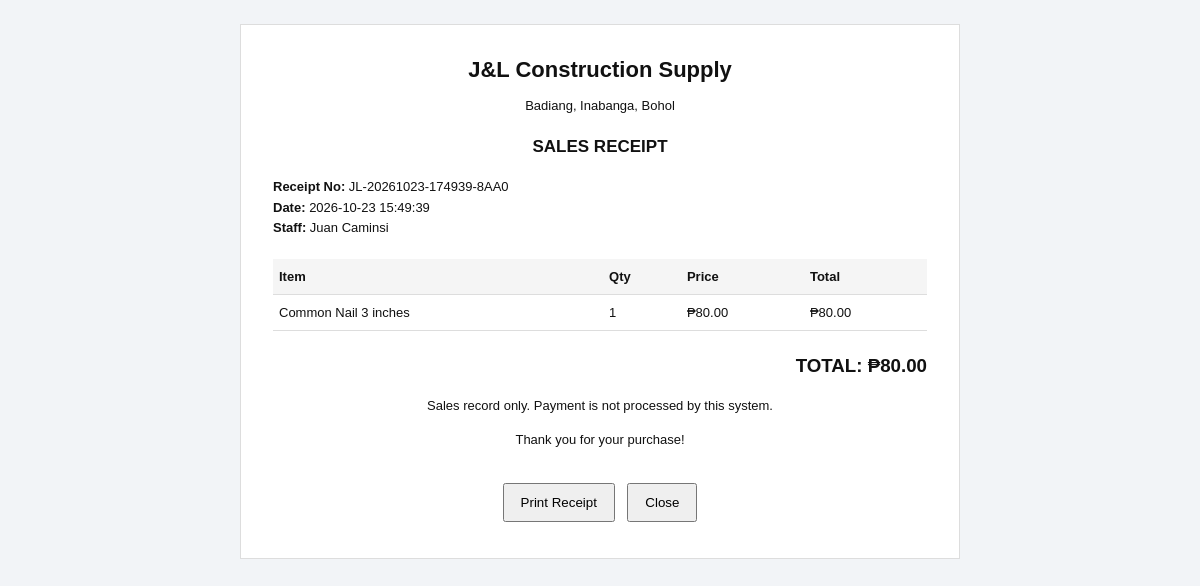
/receipts/receipt.php?id=2 (signed in), run on the app's committed database.
### tables this page shows
CREATE TABLE `sales` (
  `id` bigint(20) UNSIGNED NOT NULL,
  `transaction_no` varchar(40) NOT NULL,
  `staff_id` int(10) UNSIGNED NOT NULL,
  `total_amount` decimal(12,2) NOT NULL,
  `status` enum('completed','voided') NOT NULL DEFAULT 'completed',
  `created_at` timestamp NOT NULL DEFAULT current_timestamp()
);

CREATE TABLE `users` (
  `id` int(10) UNSIGNED NOT NULL,
  `full_name` varchar(120) NOT NULL,
  `email` varchar(190) NOT NULL,
  `password_hash` varchar(255) NOT NULL,
  `role` enum('owner','staff') NOT NULL DEFAULT 'staff',
  `is_active` tinyint(1) NOT NULL DEFAULT 1,
  `created_at` timestamp NOT NULL DEFAULT current_timestamp(),
  `updated_at` timestamp NOT NULL DEFAULT current_timestamp() ON UPDATE current_timestamp()
);

CREATE TABLE `sale_items` (
  `id` bigint(20) UNSIGNED NOT NULL,
  `sale_id` bigint(20) UNSIGNED NOT NULL,
  `product_id` int(10) UNSIGNED NOT NULL,
  `product_name` varchar(180) NOT NULL,
  `quantity` int(10) UNSIGNED NOT NULL,
  `unit_price` decimal(12,2) NOT NULL,
  `unit_cost` decimal(12,2) DEFAULT NULL,
  `line_total` decimal(12,2) NOT NULL
);

### includes/auth.php (called while the page is built, shortened)
<?php
function e(?string $value): string
{
    return htmlspecialchars($value ?? '', ENT_QUOTES, 'UTF-8');
}
function url(string $path = ''): string
{
    return '/JL_Construction_Supply/' . ltrim($path, '/');
}

### includes/functions.php (called while the page is built, shortened)
<?php
require_once __DIR__ . '/auth.php';
function money($amount): string
{
    return '₱' . number_format((float) $amount, 2);
}

### receipts/receipt.php (the view, shortened to what this page needs)
<?php
require_once __DIR__ . '/../includes/functions.php';
$id = filter_var($_GET['id'] ?? null, FILTER_VALIDATE_INT);
$stmt = $pdo->prepare("SELECT s.*,u.full_name FROM sales s JOIN users u ON u.id=s.staff_id WHERE s.id=?");
$stmt->execute([$id]);
$sale = $stmt->fetch();
$stmt = $pdo->prepare("SELECT * FROM sale_items WHERE sale_id=? ORDER BY id");
$stmt->execute([$id]);
$items = $stmt->fetchAll();
?>
<!doctype html>
<html lang="en">
<head>
    <link rel="stylesheet" href="<?= e(url('receipts/receipt.css')) ?>">
</head>
<body>
    <div class="receipt">
        <div class="center">
            <h1>J&amp;L Construction Supply</h1>
            <p>Badiang, Inabanga, Bohol</p>
            <h2>SALES RECEIPT</h2>
        </div>
        <p><strong>Receipt No:</strong> <?= e($sale['transaction_no']) ?><br><strong>Date:</strong>
            <?= e($sale['created_at']) ?><br><strong>Staff:</strong> <?= e($sale['full_name']) ?></p>
        <table>
            <thead>
                <tr>
                    <th>Item</th>
                    <th>Qty</th>
                    <th>Price</th>
                    <th>Total</th>
                </tr>
            </thead>
            <tbody>
                <?php foreach ($items as $item): ?>
                    <tr>
                        <td><?= e($item['product_name']) ?></td>
                        <td><?= (int) $item['quantity'] ?></td>
                        <td><?= money($item['unit_price']) ?></td>
                        <td><?= money($item['line_total']) ?></td>
                    </tr><?php endforeach; ?>
            </tbody>
        </table>
        <h3 class="total">TOTAL: <?= money($sale['total_amount']) ?></h3>
        <p class="center">Sales record only. Payment is not processed by this system.</p>
        <p class="center">Thank you for your purchase!</p>
        <div class="no-print center"><button onclick="window.print()">Print Receipt</button> <button
                onclick="window.close()">Close</button></div>
    </div>
</body>
</html>

### receipts/receipt.css (style rules this page uses)
* { box-sizing: border-box }
body { margin: 0; padding: 24px; font-family: Arial, sans-serif; color: #111; background: #f2f4f7 }
.receipt { max-width: 720px; margin: 0 auto; background: #fff; padding: 32px; border: 1px solid #ddd }
.center { text-align: center }
.center h1 { font-size: 22px; margin: 0 0 6px }
.center h2 { font-size: 17px; margin: 20px 0 }
.receipt p { line-height: 1.6; font-size: 13px }
.receipt table { width: 100%; border-collapse: collapse; font-size: 13px; margin-top: 20px }
.receipt th, .receipt td { text-align: left; padding: 10px 6px; border-bottom: 1px solid #ddd }
.receipt th { background: #f5f5f5 }
.total { text-align: right; margin-top: 24px }
.no-print { margin-top: 28px }
.no-print button { padding: 10px 16px; margin: 4px; cursor: pointer }

### data on the page
sales: transaction_no "JL-20261023-174939-8AA0", created_at "2026-10-23 15:49:39", staff.full_name "Juan Caminsi", total_amount "₱80.00"
sale_items: product_name "Common Nail 3 inches", quantity "1", unit_price "₱80.00", line_total "₱80.00"
